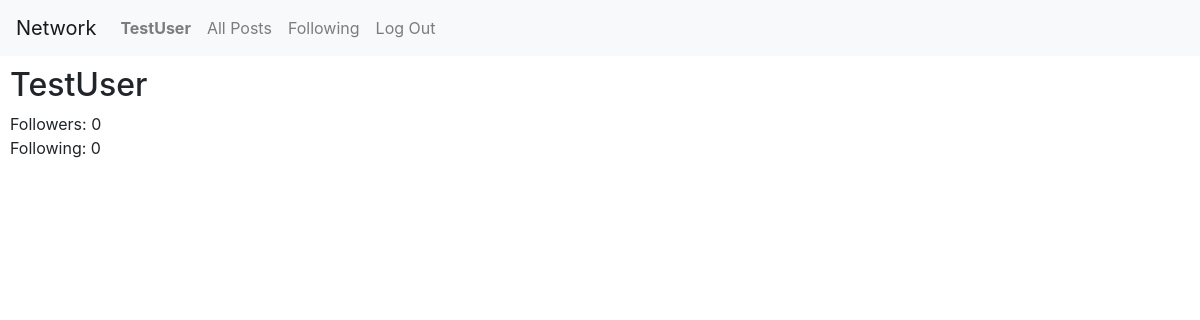
Page /profile/TestUser (signed in) on the earlier database version.
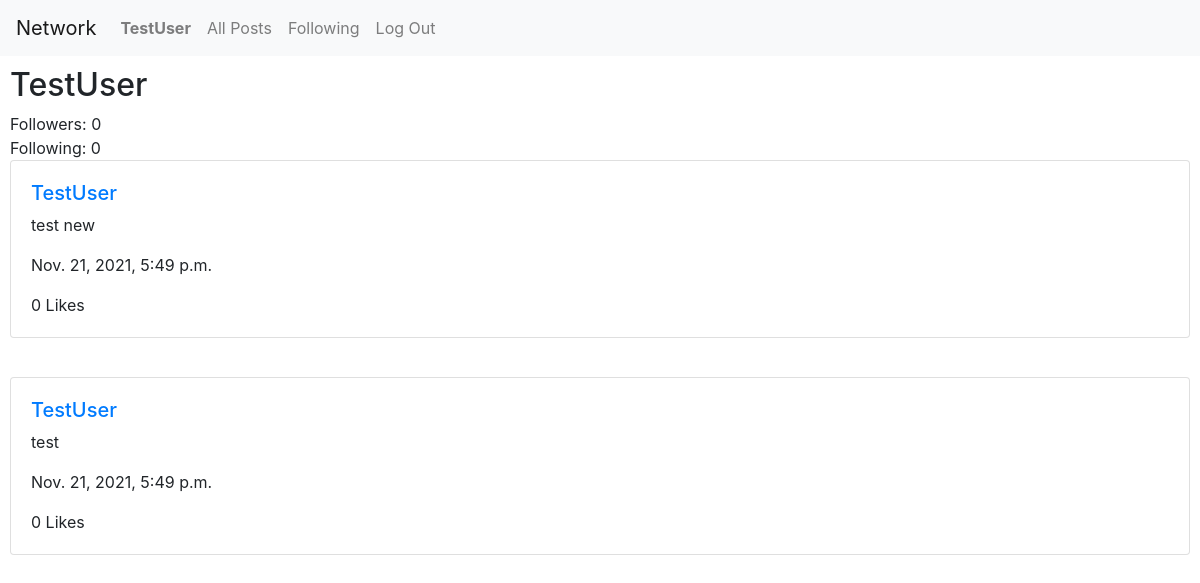
Same page on the later database version.
### network/models.py (models this page shows, shortened)
class User(AbstractUser):
    pass

class Post(models.Model):
    user = models.ForeignKey(User, on_delete=models.CASCADE, related_name="posts")
    created = models.DateTimeField(auto_now_add=True)
    post = models.CharField(max_length=280)
    likes = models.PositiveIntegerField(default=0)

### network/views.py (the view)
# urls.py: path("profile/<str:username>", views.profile, name="profile")
@login_required(login_url=reverse_lazy("login"))
def profile(request, username):
    user = User.objects.get(username = username)
    if request.method == "POST":
        pass
    else:
        request_user = request.user == user
        user_posts = Post.objects.all().filter(user = user).order_by("-created").all()
        return render(request, "network/profile.html", {
            "username": user.username,
            "request_user": request_user,
            "user_posts": user_posts
        })

### network/templates/network/profile.html (shortened to what this page needs)
{% extends "network/layout.html" %}
{% load static %}
{% block body %}
    <h2>{{ username }}</h2>
    {% if user.profile.followers == "" %}
        <div><span>Followers: 0</span>
    {% else %}
        <div><span>Followers: {{ user.profile.followers }}</span>
    {% endif %}
    {% if user.profile.following == "" %}
        <div><span>Following: 0</span>
    {% else %}
        <div><span>Following: {{ user.profile.following }}</span>
    {% endif %}
    {% for post in user_posts %}
        <div class="card post">
            <div class="card-body">
                <div class="row">
                    <div class="col-12">
                        <h5><a href="/profile/{{post.user}}">{{post.user}}</a></h5>
                        <p>{{post.post}}</p>
                        <p>{{post.created}}</p>
                        <span>{{post.likes}} Likes</span>
                    </div>
                </div>
            </div>
        </div>
        <br>
    {% endfor %}
{% endblock %}

### network/templates/network/layout.html (shortened to what this page needs)
{% load static %}
<!DOCTYPE html>
<html lang="en">
    <head>
        <link rel="stylesheet" href="https://stackpath.bootstrapcdn.com/bootstrap/4.4.1/css/bootstrap.min.css">
        <link href="{% static 'network/styles.css' %}" rel="stylesheet">
    </head>
    <body>
        <nav class="navbar navbar-expand-lg navbar-light bg-light">
            <a class="navbar-brand" href="{% url 'index' %}">Network</a>
            <div>
              <ul class="navbar-nav mr-auto">
                {% if user.is_authenticated %}
                    <li class="nav-item">
                        <a class="nav-link" href="{% url 'profile' user.username %}"><strong>{{ user.username }}</strong></a>
                    </li>
                {% endif %}
                <li class="nav-item">
                  <a class="nav-link" href="{% url 'index' %}">All Posts</a>
                </li>
                {% if user.is_authenticated %}
                    <li class="nav-item">
                        <a class="nav-link" href="#">Following</a>
                    </li>
                    <li class="nav-item">
                        <a class="nav-link" href="{% url 'logout' %}">Log Out</a>
                    </li>
                {% endif %}
              </ul>
            </div>
          </nav>
        <div class="body">
            {% block body %}
            {% endblock %}
        </div>
    </body>
</html>

### network/static/network/styles.css (style rules this page uses)
.body { padding: 10px; }
.post { margin-bottom: 15px; }

Differences in the rows shown:
added Post: user "TestUser", post "test new", created "Nov. 21, 2021, 5:49 p.m.", likes "0"
added Post: user "TestUser", post "test", created "Nov. 21, 2021, 5:49 p.m.", likes "0"
